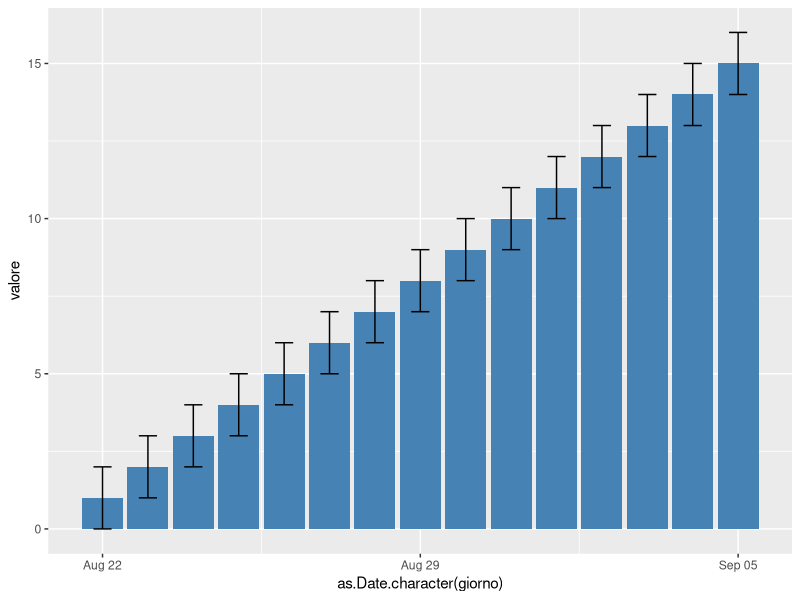

Reproduce this figure in R.
pdf("istogramma.pdf")
library(ggplot2)
df <- data.frame(giorno=c('2022-08-22', '2022-08-23', '2022-08-24', '2022-08-25', '2022-08-26','2022-08-27','2022-08-28','2022-08-29','2022-08-30','2022-08-31','2022-09-01','2022-09-02','2022-09-03','2022-09-04','2022-09-05'),
	         valore=1:15,
	         err=rep(1,15))
ggplot(df) +
	    geom_bar(aes(x=as.Date.character(giorno), y=valore),stat='identity', fill='steelblue') +
	        geom_errorbar(aes(x=as.Date.character(giorno), ymin=valore-err, ymax=valore+err), width=0.4)
	dev.off()
